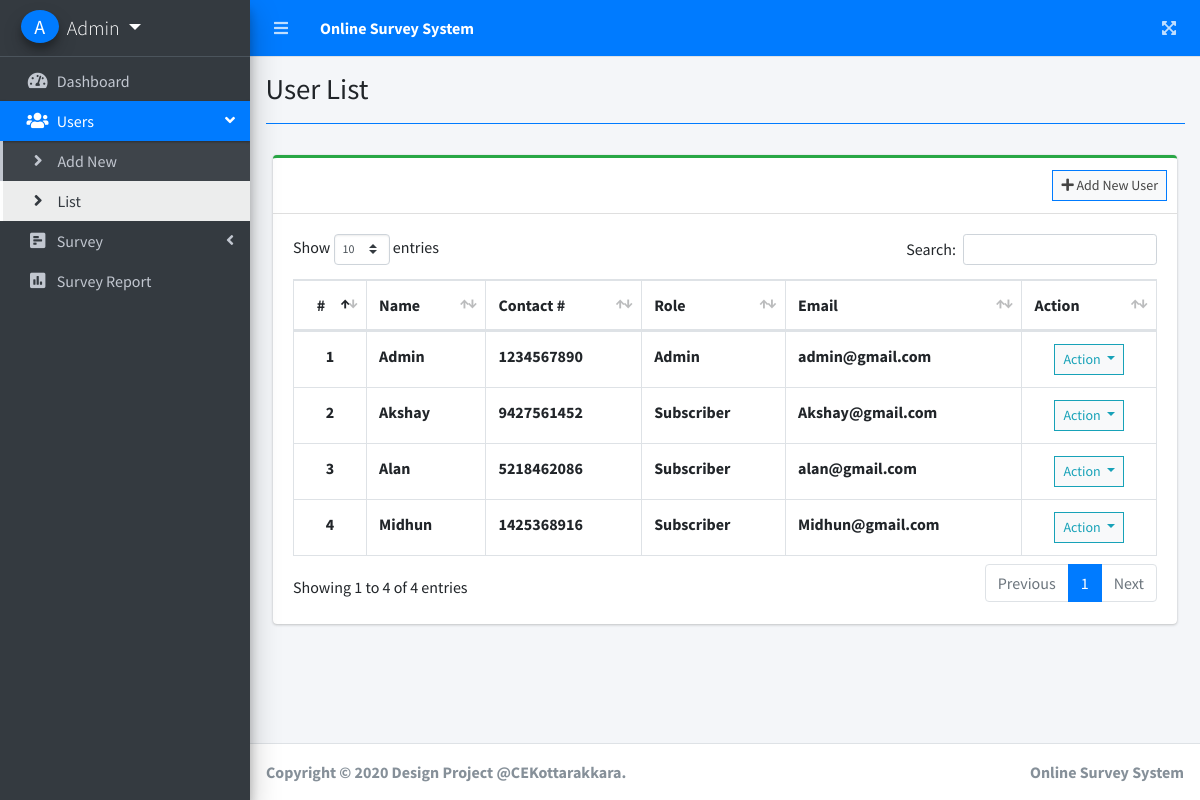
The page /index.php?page=user_list (signed in) on the database its author committed.
### tables this page shows
CREATE TABLE `users` (
  `id` int(255) NOT NULL,
  `firstname` varchar(255) NOT NULL,
  `lastname` varchar(255) NOT NULL,
  `middlename` varchar(255) NOT NULL,
  `contact` varchar(255) NOT NULL,
  `address` text NOT NULL,
  `email` varchar(255) NOT NULL,
  `password` text NOT NULL,
  `type` tinyint(1) NOT NULL DEFAULT 3 COMMENT '1=Admin,2 = Staff, 3= Subscriber',
  `date_created` datetime NOT NULL DEFAULT current_timestamp()
);

### user_list.php (the view, shortened to what this page needs)
<?php include'db_connect.php' ?>
<div class="col-lg-12">
	<div class="card card-outline card-success">
		<div class="card-header">
			<div class="card-tools">
				<a class="btn btn-block btn-sm btn-default btn-flat border-primary" href="./index.php?page=new_user"><i class="fa fa-plus"></i> Add New User</a>
			</div>
		</div>
		<div class="card-body">
			<table class="table tabe-hover table-bordered" id="list">
				<thead>
					<tr>
						<th class="text-center">#</th>
						<th>Name</th>
						<th>Contact #</th>
						<th>Role</th>
						<th>Email</th>
						<th>Action</th>
					</tr>
				</thead>
				<tbody>
					<?php
					$i = 1;
					$type = array('',"Admin","Staff","Subscriber");
					$qry = $conn->query("SELECT *,concat(firstname,' ',middlename,' ',lastname) as name FROM users order by concat(firstname,' ',middlename,' ',lastname) asc");
					while($row= $qry->fetch_assoc()):
					?>
					<tr>
						<th class="text-center"><?php echo $i++ ?></th>
						<td><b><?php echo ucwords($row['name']) ?></b></td>
						<td><b><?php echo $row['contact'] ?></b></td>
						<td><b><?php echo $type[$row['type']] ?></b></td>
						<td><b><?php echo $row['email'] ?></b></td>
						<td class="text-center">
							<button type="button" class="btn btn-default btn-sm btn-flat border-info wave-effect text-info dropdown-toggle" data-toggle="dropdown" aria-expanded="true">
		                      Action
		                    </button>
						</td>
					</tr>
				<?php endwhile; ?>
				</tbody>
			</table>
		</div>
	</div>
</div>

### rows shown on the page
users: name "Admin", contact "1234567890", type "Admin", email "admin@gmail.com"
users: name "Akshay", contact "9427561452", type "Subscriber", email "Akshay@gmail.com"
users: name "Alan", contact "5218462086", type "Subscriber", email "alan@gmail.com"
users: name "Midhun", contact "1425368916", type "Subscriber", email "Midhun@gmail.com"

### other values the page prints
$_SESSION['login_firstname'].' '.$_SESSION['login_lastname'] "Admin"
$title "User List"
